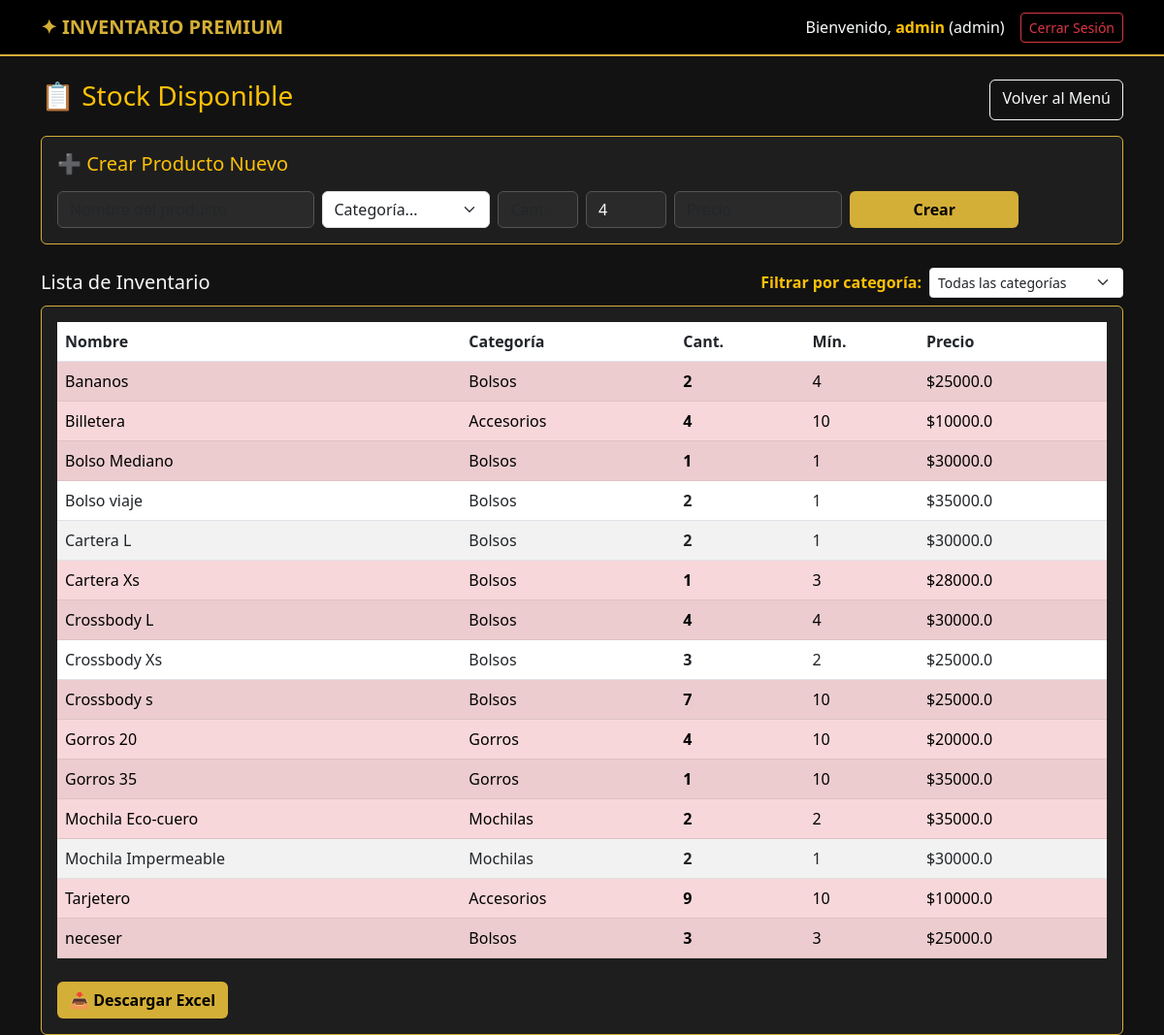
The page /stock (signed in) on the database its author committed.
### tables this page shows
CREATE TABLE productos (
        id INTEGER PRIMARY KEY AUTOINCREMENT,
        nombre TEXT NOT NULL,
        categoria TEXT,
        cantidad INTEGER DEFAULT 0,
        stock_minimo INTEGER DEFAULT 5,
        precio REAL DEFAULT 0,
        foto TEXT,
        fecha_actualizacion TEXT
    );

### app.py (the view)
@app.route('/stock')
def stock():
    if session.get('rol') != 'admin':
        return redirect(url_for('menu'))
    conn = get_db()
    productos = conn.execute("SELECT * FROM productos ORDER BY nombre").fetchall()
    conn.close()
    return render_template('stock.html', productos=productos)

### app.py (called while the page is built)
def get_db():
    conn = sqlite3.connect('inventario_web.db')
    conn.row_factory = sqlite3.Row
    return conn

### templates/stock.html (shortened to what this page needs)
{% extends 'base.html' %}
{% block content %}
<div class="d-flex justify-content-between mb-3">
    <h3 class="text-warning">📋 Stock Disponible</h3>
    <a href="/menu" class="btn btn-outline-light">Volver al Menú</a>
</div>
<div class="card mb-3">
    <div class="card-body">
        <h5 class="text-warning mb-3">➕ Crear Producto Nuevo</h5>
        <form method="POST" action="/crear_producto" class="row g-2">
            <div class="col-md-3"><input type="text" name="nombre" class="form-control" placeholder="Nombre del producto" required></div>
            <div class="col-md-2">
                <select name="categoria" class="form-select" required>
                    <option value="" disabled selected>Categoría...</option>
                </select>
            </div>
            <div class="col-md-1"><input type="number" name="cantidad" class="form-control" placeholder="Cant." required></div>
            <div class="col-md-1"><input type="number" name="stock_minimo" class="form-control" placeholder="Mín." value="4" required></div>
            <div class="col-md-2"><input type="number" step="0.01" name="precio" class="form-control" placeholder="Precio" required></div>
            <div class="col-md-2"><button type="submit" class="btn btn-gold w-100">Crear</button></div>
        </form>
    </div>
</div>
<div class="d-flex justify-content-between align-items-center mb-2 mt-4">
    <h5 class="text-light mb-0">Lista de Inventario</h5>
    <div class="d-flex align-items-center gap-2">
        <label class="text-warning fw-bold">Filtrar por categoría:</label>
        <select id="filtroCategoria" class="form-select form-select-sm" style="width: 200px;" onchange="filtrarTabla()">
            <option value="Todas">Todas las categorías</option>
        </select>
    </div>
</div>
<div class="card">
    <div class="card-body">
        <table class="table table-striped table-hover" id="tablaInventario">
            <thead><tr><th>Nombre</th><th>Categoría</th><th>Cant.</th><th>Mín.</th><th>Precio</th></tr></thead>
            <tbody>
                {% for p in productos %}
                <tr class="{% if p['cantidad'] <= p['stock_minimo'] %}table-danger{% endif %}">
                    <td>{{ p['nombre'] }}</td>
                    <td class="categoria-celda">{{ p['categoria'] }}</td>
                    <td class="fw-bold">{{ p['cantidad'] }}</td>
                    <td>{{ p['stock_minimo'] }}</td>
                    <td>${{ p['precio'] }}</td>
                </tr>
                {% endfor %}
            </tbody>
        </table>
        <a href="/exportar_excel" class="btn btn-gold mt-2">📥 Descargar Excel</a>
    </div>
</div>
{% endblock %}

### templates/base.html (shortened to what this page needs)
<!DOCTYPE html>
<html lang="es">
<head>
    <link href="https://cdn.jsdelivr.net/npm/bootstrap@5.3.0/dist/css/bootstrap.min.css" rel="stylesheet">
</head>
<body>
    <nav class="navbar navbar-expand-lg">
        <div class="container">
            <a class="navbar-brand" href="/">✦ INVENTARIO PREMIUM</a>
            {% if session.get('username') %}
            <div class="d-flex align-items-center">
                <span class="me-3 text-light">Bienvenido, <strong class="text-warning">{{ session['username'] }}</strong> ({{ session['rol'] }})</span>
                <a href="/logout" class="btn btn-outline-danger btn-sm">Cerrar Sesión</a>
            </div>
            {% endif %}
        </div>
    </nav>
    <div class="container mt-4">
        {% block content %}{% endblock %}
    </div>
</body>
</html>

### templates/base.html (style rules this page uses)
body { background-color: #121212; color: #e0e0e0; font-family: 'Segoe UI', Tahoma, Geneva, Verdana, sans-serif; }
.navbar { background-color: #000000 !important; border-bottom: 2px solid #D4AF37; }
.navbar-brand, .nav-link { color: #D4AF37 !important; font-weight: bold; }
.card { background-color: #1e1e1e; border: 1px solid #D4AF37; color: #e0e0e0; }
.btn-gold { background-color: #D4AF37; color: #000000; font-weight: bold; }
.table { color: #e0e0e0; }
.table-striped tbody tr:nth-of-type(odd) { background-color: rgba(212, 175, 55, 0.05); }
.form-control { background-color: #2a2a2a; border: 1px solid #555; color: white; }

### rows shown on the page
productos: nombre "Bananos", categoria "Bolsos", cantidad "2", stock_minimo "4", precio "25000.0"
productos: nombre "Billetera", categoria "Accesorios", cantidad "4", stock_minimo "10", precio "10000.0"
productos: nombre "Bolso Mediano", categoria "Bolsos", cantidad "1", stock_minimo "1", precio "30000.0"
productos: nombre "Bolso viaje", categoria "Bolsos", cantidad "2", stock_minimo "1", precio "35000.0"
productos: nombre "Cartera L", categoria "Bolsos", cantidad "2", stock_minimo "1", precio "30000.0"
productos: nombre "Cartera Xs", categoria "Bolsos", cantidad "1", stock_minimo "3", precio "28000.0"
productos: nombre "Crossbody L", categoria "Bolsos", cantidad "4", stock_minimo "4", precio "30000.0"
productos: nombre "Crossbody Xs", categoria "Bolsos", cantidad "3", stock_minimo "2", precio "25000.0"
productos: nombre "Crossbody s", categoria "Bolsos", cantidad "7", stock_minimo "10", precio "25000.0"
productos: nombre "Gorros 20", categoria "Gorros", cantidad "4", stock_minimo "10", precio "20000.0"
productos: nombre "Gorros 35", categoria "Gorros", cantidad "1", stock_minimo "10", precio "35000.0"
productos: nombre "Mochila Eco-cuero", categoria "Mochilas", cantidad "2", stock_minimo "2", precio "35000.0"
productos: nombre "Mochila Impermeable", categoria "Mochilas", cantidad "2", stock_minimo "1", precio "30000.0"
productos: nombre "Tarjetero", categoria "Accesorios", cantidad "9", stock_minimo "10", precio "10000.0"
productos: nombre "neceser", categoria "Bolsos", cantidad "3", stock_minimo "3", precio "25000.0"

### other values the page prints
{{ session['username'] }} "admin"
{{ session['rol'] }} "admin"
